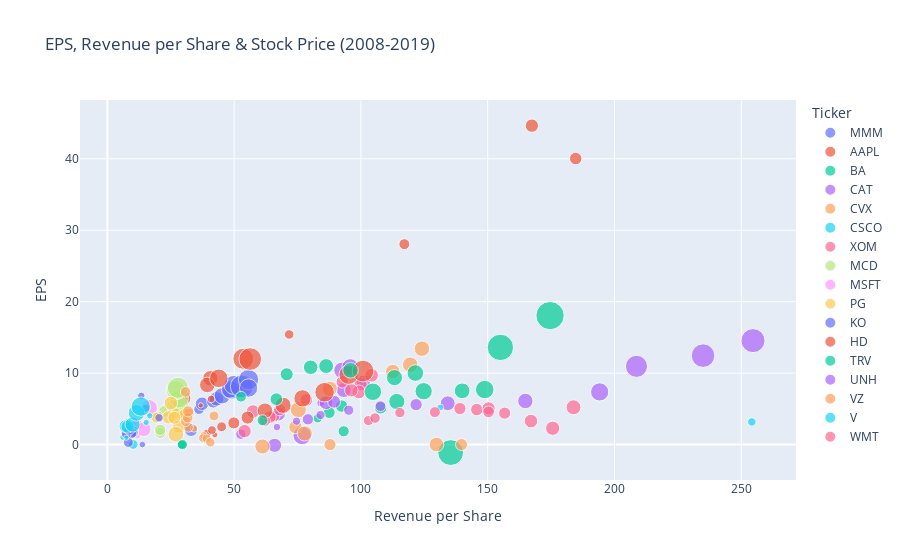

The code cell stored with this chart in its notebook:
### Code cell
# EPS, Revenue per Share & Stock Price (2008-2019)
px.scatter(
    df_copy,
    x="Revenue per Share",
    y="EPS",
    size="Stock Price",
    color="Ticker",
    title="EPS, Revenue per Share & Stock Price (2008-2019)"
)

### Figure 1 — Plotly figure (JSON) as saved in the notebook; plotly's stock layout.template omitted (floating-point values rounded to 4 significant figures)
{"data": [{"hovertemplate": "Ticker=MMM<br>Revenue per Share=%{x}<br>EPS=%{y}<br>Stock Price=%{marker.size}<extra></extra>", "legendgroup": "MMM", "marker": {"color": "#636efa", "size": [53.79, 80.49, 87.44, 87.34, 100.8, 128.1, 162.3, 151, 175.4, 251.5, 199.3, 162.5], "sizemode": "area", "sizeref": 0.9693, "symbol": "circle"}, "mode": "markers", "name": "MMM", "showlegend": true, "type": "scatter", "x": [36.15, 33.01, 37.36, 41.79, 43.1, 45.27, 49.02, 48.39, 49.79, 52.98, 55.68, 55.69], "xaxis": "x", "y": [4.95, 2.04, 5.72, 6.05, 6.4, 6.83, 7.63, 7.72, 8.35, 8.13, 9.09, 7.92], "yaxis": "y"}, {"hovertemplate": "Ticker=AAPL<br>Revenue per Share=%{x}<br>EPS=%{y}<br>Stock Price=%{marker.size}<extra></extra>", "legendgroup": "AAPL", "marker": {"color": "#EF553B", "size": [13.16, 28.93, 44.12, 57.97, 86.29, 75.7, 105.1, 115.3, 117.7, 166.7, 212.2, 249.1], "sizemode": "area", "sizeref": 0.9693, "symbol": "circle"}, "mode": "markers", "name": "AAPL", "showlegend": true, "type": "scatter", "x": [36.84, 40.91, 71.72, 117.1, 167.4, 184.7, 30.04, 40.62, 39.42, 43.94, 53.6, 56.34], "xaxis": "x", "y": [5.48, 6.39, 15.41, 28.05, 44.64, 40.03, 6.49, 9.28, 8.35, 9.27, 12.01, 11.97], "yaxis": "y"}, {"hovertemplate": "Ticker=BA<br>Revenue per Share=%{x}<br>EPS=%{y}<br>Stock Price=%{marker.size}<extra></extra>", "legendgroup": "BA", "marker": {"color": "#00cc96", "size": [42.31, 60.6, 69.23, 74.16, 74.59, 126.5, 145.4, 120.1, 165.6, 337.7, 387.7, 323.3], "sizemode": "area", "sizeref": 0.9693, "symbol": "circle"}, "mode": "markers", "name": "BA", "showlegend": true, "type": "scatter", "x": [82.98, 93.2, 87.49, 92.37, 107.8, 114.1, 124.7, 139.9, 148.8, 155.0, 174.6, 135.4], "xaxis": "x", "y": [3.68, 1.86, 4.49, 5.39, 5.15, 6.03, 7.47, 7.52, 7.7, 13.6, 18.05, -1.12], "yaxis": "y"}, {"hovertemplate": "Ticker=CAT<br>Revenue per Share=%{x}<br>EPS=%{y}<br>Stock Price=%{marker.size}<extra></extra>", "legendgroup": "CAT", "marker": {"color": "#ab63fa", "size": [30.85, 52.24, 95.68, 110.4, 98.65, 93.2, 79.97, 62.24, 96.79, 163.8, 130.1, 135.4], "sizemode": "area", "sizeref": 0.9693, "symbol": "circle"}, "mode": "markers", "name": "CAT", "showlegend": true, "type": "scatter", "x": [84.14, 52.66, 67.44, 93.24, 100.9, 86.26, 89.41, 79.1, 65.95, 76.82, 92.53, 95.8], "xaxis": "x", "y": [5.83, 1.45, 4.28, 7.64, 8.71, 5.87, 5.99, 3.54, -0.11, 1.27, 10.39, 10.85], "yaxis": "y"}, {"hovertemplate": "Ticker=CVX<br>Revenue per Share=%{x}<br>EPS=%{y}<br>Stock Price=%{marker.size}<extra></extra>", "legendgroup": "CVX", "marker": {"color": "#FFA15A", "size": [70.52, 72.12, 103.4, 116.5, 116.5, 102.5, 86.47, 111.8, 125.2, 113.0, 111.4], "sizemode": "area", "sizeref": 0.9693, "symbol": "circle"}, "mode": "markers", "name": "CVX", "showlegend": true, "type": "scatter", "x": [139.7, 87.81, 129.8, 124.1, 119.4, 112.6, 74.17, 61.15, 75.3, 87.69, 77.85], "xaxis": "x", "y": [0, 0, 0, 13.42, 11.18, 10.21, 2.46, -0.27, 4.88, 7.81, 1.55], "yaxis": "y"}, {"hovertemplate": "Ticker=CSCO<br>Revenue per Share=%{x}<br>EPS=%{y}<br>Stock Price=%{marker.size}<extra></extra>", "legendgroup": "CSCO", "marker": {"color": "#19d3f3", "size": [24.21, 22.06, 20.32, 15.74, 19.36, 23.83, 24.7, 25.19, 31.58, 31.54, 46.59, 47.1], "sizemode": "area", "sizeref": 0.9693, "symbol": "circle"}, "mode": "markers", "name": "CSCO", "showlegend": true, "type": "scatter", "x": [6.605, 6.197, 6.985, 7.817, 8.577, 9.121, 9.007, 9.632, 9.746, 9.582, 10.2, 11.75], "xaxis": "x", "y": [1.35, 1.05, 1.36, 1.17, 1.5, 1.87, 1.5, 1.76, 2.13, 1.92, 0.02, 2.63], "yaxis": "y"}, {"hovertemplate": "Ticker=XOM<br>Revenue per Share=%{x}<br>EPS=%{y}<br>Stock Price=%{marker.size}<extra></extra>", "legendgroup": "XOM", "marker": {"color": "#FF6692", "size": [76.48, 64.43, 78.99, 85.49, 90.67, 93.99, 87.42, 77.85, 84.86, 86.78, 72.29, 64.79], "sizemode": "area", "sizeref": 0.9693, "symbol": "circle"}, "mode": "markers", "name": "XOM", "showlegend": true, "type": "scatter", "x": [92.68, 65.8, 78.45, 99.88, 104.2, 99.18, 96.2, 64.08, 54.13, 57.42, 67.97, 62.05], "xaxis": "x", "y": [8.78, 3.99, 6.24, 8.43, 9.7, 7.37, 7.6, 3.85, 1.88, 4.63, 4.88, 3.36], "yaxis": "y"}, {"hovertemplate": "Ticker=MCD<br>Revenue per Share=%{x}<br>EPS=%{y}<br>Stock Price=%{marker.size}<extra></extra>", "legendgroup": "MCD", "marker": {"color": "#B6E880", "size": [58.02, 62.43, 73.28, 98.69, 94.67, 93.8, 92.44, 123.8, 123.0, 172.5, 181.8, 216.2], "sizemode": "area", "sizeref": 0.9693, "symbol": "circle"}, "mode": "markers", "name": "MCD", "showlegend": true, "type": "scatter", "x": [20.89, 20.82, 22.58, 26.17, 27.29, 28.15, 27.99, 27.05, 28.82, 28.26, 27.02, 27.8], "xaxis": "x", "y": [1.625, 2.05, 4.64, 5.33, 5.41, 5.59, 4.85, 4.82, 5.49, 6.43, 7.61, 7.95], "yaxis": "y"}, {"hovertemplate": "Ticker=MSFT<br>Revenue per Share=%{x}<br>EPS=%{y}<br>Stock Price=%{marker.size}<extra></extra>", "legendgroup": "MSFT", "marker": {"color": "#FF97FF", "size": [26.23, 23.81, 25.81, 27.4, 29.64, 31.85, 43.58, 46.88, 56.68, 73.04, 105.4, 140.3], "sizemode": "area", "sizeref": 0.9693, "symbol": "circle"}, "mode": "markers", "name": "MSFT", "showlegend": true, "type": "scatter", "x": [6.477, 6.533, 7.09, 8.238, 8.781, 9.295, 10.46, 11.44, 10.77, 11.61, 14.33, 16.4], "xaxis": "x", "y": [1.9, 1.63, 2.13, 2.73, 2.02, 2.61, 2.66, 1.49, 2.12, 2.74, 2.15, 5.11], "yaxis": "y"}, {"hovertemplate": "Ticker=PG<br>Revenue per Share=%{x}<br>EPS=%{y}<br>Stock Price=%{marker.size}<extra></extra>", "legendgroup": "PG", "marker": {"color": "#FECB52", "size": [66.57, 56.23, 61.16, 61.49, 65.1, 80.44, 78.16, 77.39, 85.59, 90.21, 80.2, 120.4], "sizemode": "area", "sizeref": 0.9693, "symbol": "circle"}, "mode": "markers", "name": "PG", "showlegend": true, "type": "scatter", "x": [20.05, 19.39, 27.21, 29.44, 30.41, 30.69, 30.54, 28.13, 24.19, 25.04, 26.42, 27.03], "xaxis": "x", "y": [3.86, 3.76, 4.32, 4.12, 3.82, 4.04, 4.19, 2.5, 3.8, 5.8, 3.75, 1.45], "yaxis": "y"}, {"hovertemplate": "Ticker=KO<br>Revenue per Share=%{x}<br>EPS=%{y}<br>Stock Price=%{marker.size}<extra></extra>", "legendgroup": "KO", "marker": {"color": "#636efa", "size": [21.36, 27.13, 31.11, 33.73, 37.5, 38.17, 41.17, 42.92, 41.38, 47.41, 47.86, 58.86], "sizemode": "area", "sizeref": 0.9693, "symbol": "circle"}, "mode": "markers", "name": "KO", "showlegend": true, "type": "scatter", "x": [13.81, 13.39, 15.22, 20.38, 10.66, 10.57, 10.49, 10.18, 9.697, 8.289, 7.48, 8.715], "xaxis": "x", "y": [0, 6.824, 5.12, 3.75, 2, 1.94, 1.62, 1.69, 1.51, 0.29, 1.51, 2.09], "yaxis": "y"}, {"hovertemplate": "Ticker=HD<br>Revenue per Share=%{x}<br>EPS=%{y}<br>Stock Price=%{marker.size}<extra></extra>", "legendgroup": "HD", "marker": {"color": "#EF553B", "size": [18.89, 31.36, 36.76, 47.23, 70.47, 82.87, 116.1, 125.7, 144.9, 185.0, 184, 227.9], "sizemode": "area", "sizeref": 0.9693, "symbol": "circle"}, "mode": "markers", "name": "HD", "showlegend": true, "type": "scatter", "x": [42.38, 39.32, 41.26, 45.07, 49.87, 55.31, 62.16, 69.32, 76.97, 85.66, 95.17, 100.8], "xaxis": "x", "y": [1.37, 1.58, 2.03, 2.49, 3.03, 3.78, 4.74, 5.49, 6.47, 7.33, 9.78, 10.29], "yaxis": "y"}, {"hovertemplate": "Ticker=TRV<br>Revenue per Share=%{x}<br>EPS=%{y}<br>Stock Price=%{marker.size}<extra></extra>", "legendgroup": "TRV", "marker": {"color": "#00cc96", "size": [38.64, 50.67, 55.81, 58.11, 77.58, 82.36, 102.8, 107.0, 117.5, 148.7, 125.9, 134.2], "sizemode": "area", "sizeref": 0.9693, "symbol": "circle"}, "mode": "markers", "name": "TRV", "showlegend": true, "type": "scatter", "x": [29.46, 29.6, 52.7, 61.2, 66.65, 70.73, 80.17, 86.28, 95.89, 104.7, 113.2, 121.5], "xaxis": "x", "y": [0, 0, 6.69, 3.4, 6.35, 9.84, 10.82, 10.99, 10.39, 7.39, 9.37, 10.01], "yaxis": "y"}, {"hovertemplate": "Ticker=UNH<br>Revenue per Share=%{x}<br>EPS=%{y}<br>Stock Price=%{marker.size}<extra></extra>", "legendgroup": "UNH", "marker": {"color": "#ab63fa", "size": [28.33, 33, 40.93, 51.07, 56.08, 72.8, 106.2, 115.2, 162.1, 236.7, 270.4, 281.0], "sizemode": "area", "sizeref": 0.9693, "symbol": "circle"}, "mode": "markers", "name": "UNH", "showlegend": true, "type": "scatter", "x": [66.87, 74.6, 84.07, 95.2, 107.7, 121.8, 134.2, 164.9, 194.2, 208.7, 234.9, 254.6], "xaxis": "x", "y": [2.45, 3.27, 4.14, 4.81, 5.38, 5.59, 5.78, 6.1, 7.37, 10.95, 12.45, 14.55], "yaxis": "y"}, {"hovertemplate": "Ticker=VZ<br>Revenue per Share=%{x}<br>EPS=%{y}<br>Stock Price=%{marker.size}<extra></extra>", "legendgroup": "VZ", "marker": {"color": "#FFA15A", "size": [28.01, 27.59, 35.63, 37.61, 43.61, 47.63, 45.71, 49.97, 49.37, 53.9, 54, 59.36], "sizemode": "area", "sizeref": 0.9693, "symbol": "circle"}, "mode": "markers", "name": "VZ", "showlegend": true, "type": "scatter", "x": [34.17, 37.95, 37.66, 39.14, 40.6, 42.06, 31.98, 32.22, 30.88, 30.86, 31.7, 31.87], "xaxis": "x", "y": [2.26, 1.29, 0.9, 0.85, 0.31, 4.01, 2.42, 4.38, 3.22, 7.37, 3.76, 4.66], "yaxis": "y"}, {"hovertemplate": "Ticker=V<br>Revenue per Share=%{x}<br>EPS=%{y}<br>Stock Price=%{marker.size}<extra></extra>", "legendgroup": "V", "marker": {"color": "#19d3f3", "size": [13.56, 18.94, 19.54, 23.78, 34.58, 50.96, 59.16, 77.58, 82.22, 110.0, 132.8, 179.2], "sizemode": "area", "sizeref": 0.9693, "symbol": "circle"}, "mode": "markers", "name": "V", "showlegend": true, "type": "scatter", "x": [7.478, 15.32, 16.73, 131.3, 254.2, 420.6, 488.5, 7.103, 7.913, 9.95, 11.5, 13.19], "xaxis": "x", "y": [0.96, 3.11, 4.03, 5.18, 3.17, 7.61, 8.65, 2.58, 2.49, 2.8, 4.43, 5.32], "yaxis": "y"}, {"hovertemplate": "Ticker=WMT<br>Revenue per Share=%{x}<br>EPS=%{y}<br>Stock Price=%{marker.size}<extra></extra>", "legendgroup": "WMT", "marker": {"color": "#FF6692", "size": [50.05, 53.59, 51.97, 58.82, 71.74, 74.7, 83.96, 66.46, 70.76, 88.77, 97.93, 107.7], "sizemode": "area", "sizeref": 0.9693, "symbol": "circle"}, "mode": "markers", "name": "WMT", "showlegend": true, "type": "scatter", "x": [103.0, 105.6, 115.4, 129.2, 139.1, 145.7, 150.4, 150.3, 156.7, 167.1, 175.6, 183.8], "xaxis": "x", "y": [3.36, 3.71, 4.48, 4.54, 5.04, 4.9, 5.07, 4.58, 4.4, 3.29, 2.28, 5.22], "yaxis": "y"}], "layout": {"autosize": true, "legend": {"itemsizing": "constant", "title": {"text": "Ticker"}, "tracegroupgap": 0}, "title": {"text": "EPS, Revenue per Share & Stock Price (2008-2019)"}, "xaxis": {"anchor": "y", "autorange": false, "domain": [0, 1], "range": [-10.79, 271.6], "title": {"text": "Revenue per Share"}, "type": "linear"}, "yaxis": {"anchor": "x", "autorange": false, "domain": [0, 1], "range": [-4.96, 48.23], "title": {"text": "EPS"}, "type": "linear"}}}
